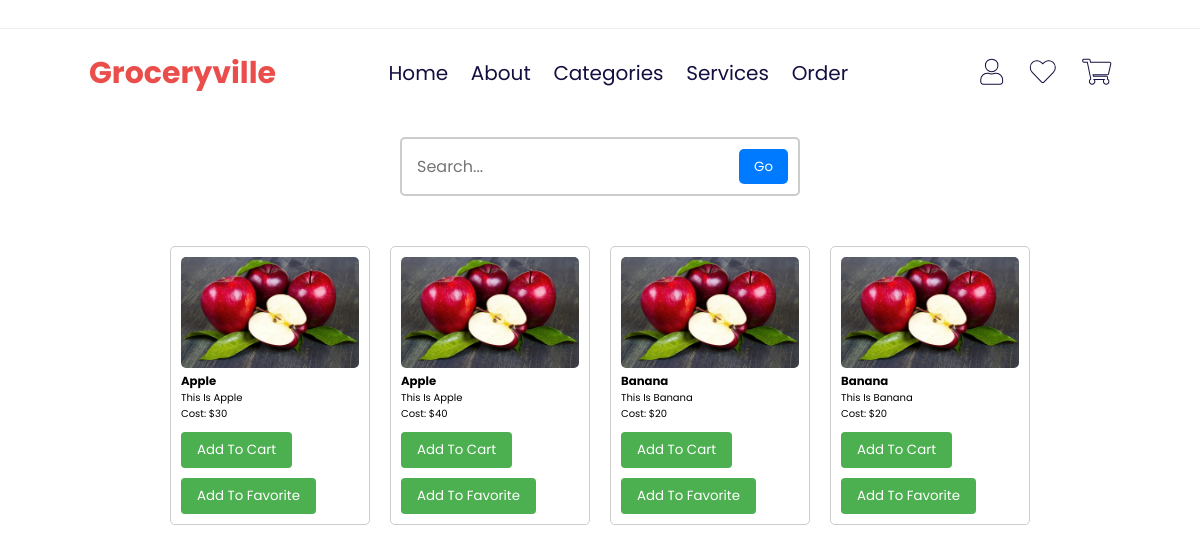
/vegetables, run on the app's committed database.
### tables this page shows
CREATE TABLE "vegProducts"(id integer primary key, pname text, description text, cost INTEGER);

### main.py (the view)
@app.route('/vegetables')
def veg():
    if "cname" in session and session['role'] == 'admin':
        return render_template('admin_veg.html', username=session["cname"])
    else:
        con = sqlite3.connect("database.db")
        con.row_factory = sqlite3.Row
        cur = con.cursor()
        cur.execute("SELECT * FROM vegProducts")
        veg_data = cur.fetchall()
        con.close()
        return render_template("vegetables.html", veg_data=veg_data)

### templates/vegetables.html (shortened to what this page needs)
<!DOCTYPE html>
<html lang="en">
<head>
    <link rel="stylesheet" href="https://cdnjs.cloudflare.com/ajax/libs/font-awesome/5.15.4/css/all.min.css">
</head>
<body>
<header>
    <div class="header-top">
    </div>
    <div class="header-main">
        <a href="#" class="logo"> <i class="fa-sharp fa-solid fa-cart-shopping"></i></i> Groceryville</a>
        <nav class="navbar">
            <a href="/customer">home</a>
            <a href="/about">about</a>
            <a href="/categories">Categories</a>
            <a href="/services">services</a>
            <a href="/order">order</a>
        </nav>
        <div class="icons">
            <button class="action-btn">
                <a href="/admin" class="fas fa-user"></a>
            </button>
            <button class="action-btn">
                <a href="/fav" class="fas fa-heart"></a>
            </button>
            <button class="action-btn">
                <a href="/addcart" class="fas fa-shopping-cart"></a>
            </button>
        </div>
    </div>
</header>
<div class="search-bar">
    <input type="text" id="searchInput" placeholder="Search...">
    <button onclick="searchAndNavigate()">Go</button>
</div>
<div class="content" style="display:flex; align-items:center;justify-content:center">
    {% for product in veg_data %}
    <div class="card">
        <img src="static/images/apple.jpg" alt="Product 1 Image">
        <h3>{{ product.pname }}</h3>
        <p>{{ product.description }}</p>
        <p>Cost: ${{ product.cost }}</p>
        <button onclick="addToCart('{{ product.pname }}', '{{ product.cost }}', 'static/images/apple.jpg')">Add to
            Cart
        </button>
        <button onclick="addToFav('{{ product.pname }}', '{{ product.cost }}', 'static/images/apple.jpg')">Add to
            favorite
        </button>
    </div>
    {% endfor %}
</div>
</body>
</html>

### templates/vegetables.html (style rules this page uses)
* { font-family: 'Poppins', sans-serif; margin: 0; padding: 0; box-sizing: border-box; outline: none; border: none; text-decoration: none; text-transform: capitalize; transition: .2s linear; }
html { font-size: 62.5%; scroll-behavior: smooth; scroll-padding-top: 7rem; overflow-x: hidden; }
.content { padding: 20px; }
.card { border: 1px solid #ccc; border-radius: 5px; padding: 10px; margin: 10px; width: 200px; display: inline-block; }
.card img { width: 100%; height: auto; border-radius: 5px; }
.search-bar { margin: 20px auto; max-width: 400px; padding: 10px; border: 2px solid #ccc; border-radius: 5px; display: flex; justify-content: space-between; }
.search-bar input[type="text"] { flex: 1; padding: 5px; font-size: 16px; border: none; outline: none; }
.search-bar button { padding: 5px 15px; background-color: #007bff; color: white; border: none; border-radius: 5px; cursor: pointer; }
.header-top { display: flex; align-items: center; justify-content: space-between; padding: 1.4rem 7%; border-bottom: .1rem solid #eee; }
.header-main { background: #fff; display: flex; align-items: center; justify-content: space-between; padding: 2rem 7%; position: relative; }
.header-main .logo { color: #eb4d4b; font-size: 3rem; font-weight: bolder; }
.header-main .logo i { padding-right: .5rem; color: #130f40; }
.header-main .navbar a { font-size: 2rem; color: #130f40; margin: 0 1rem; }
.header-main .icons .action-btn { position: relative; font-size: 2.5rem; margin-left: 1.5rem; color: #454545; padding: .5rem; background: #fff; }
.header-main .icons .action-btn a { color: #fff; -webkit-text-stroke: .1rem #130f40; }

### data on the page
vegProducts: pname "Apple", description "This Is Apple", cost "30"
vegProducts: pname "Apple", description "This Is Apple", cost "40"
vegProducts: pname "Banana", description "This Is Banana", cost "20"
vegProducts: pname "Banana", description "This Is Banana", cost "20"
